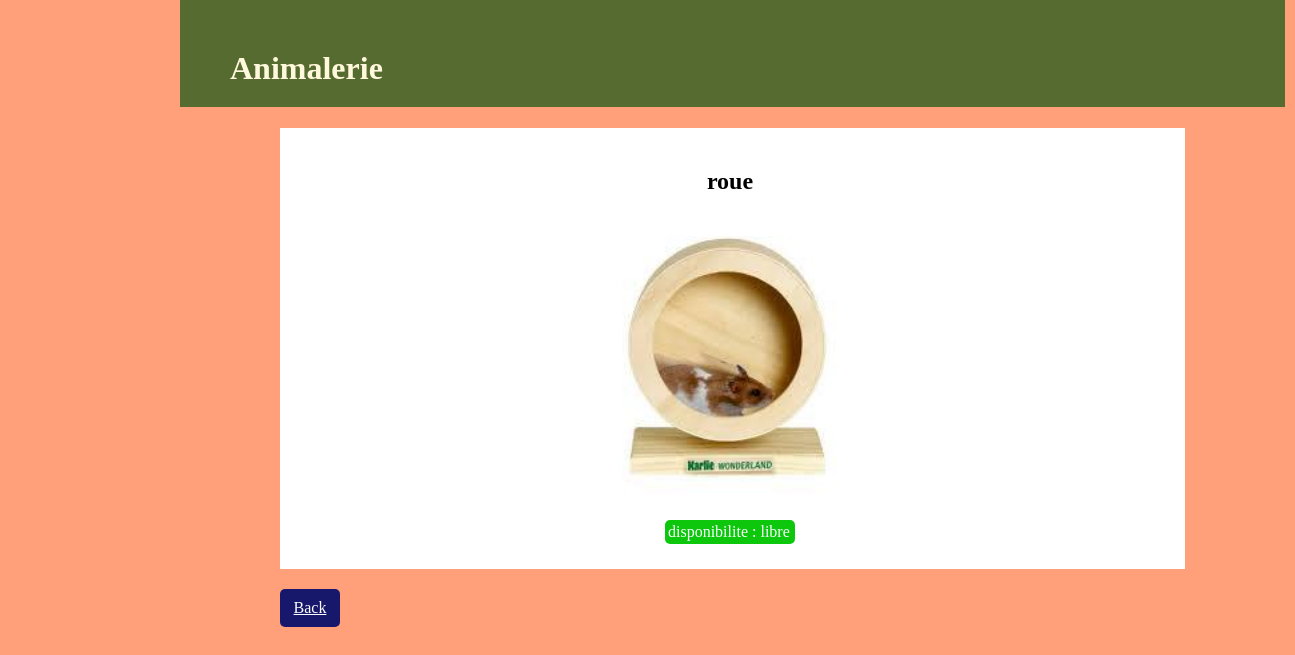
Page /equipement/roue/ on the committed database.
### blog/models.py (models this page shows, shortened)
class Equipement(models.Model):
    id_equip = models.CharField(max_length=100, primary_key=True)
    disponibilite = models.CharField(max_length=20)
    photo = models.CharField(max_length=200)

### blog/views.py (the view)
# urls.py: path('equipement/<str:id_equip>/', views.equipement_detail, name='equipement_detail'),
def equipement_detail(request, id_equip):
    equipement = get_object_or_404(Equipement, id_equip=id_equip)
    animaux = Animal.objects.all()
    for animal in animaux:
        if animal.lieu == equipement:
            return render(request, 'blog/equipement_detail.html', {"equipement": equipement, "animal": animal})
    return render(request, 'blog/equipement_detail.html', {"equipement": equipement})

### blog/templates/blog/equipement_detail.html
{% extends 'blog/base.html' %}
{% load static %}
{% block content %}
<div class="animal">
    <h2 class='titre_animal'>{{ equipement.id_equip }}</h2>
    <div class="photo_detail">
        <img src="/{{equipement.photo}}" width="300" height="300">
    </div>
    {% if equipement.disponibilite == 'libre' %}
    <div class="Disponibilité_libre_bis"> disponibilite : {{ equipement.disponibilite}}</div>
    {% else %}
    <div class="Disponibilité_occupe_bis"> disponibilite : {{ equipement.disponibilite}}</div>
    <div class="occupant"> par {{ animal }} </div>
    {% endif %}
</div>
<div class='back_bis'><a href="{% url 'animal_list' %}">Back</a></div>
{% endblock %}

### blog/static/css/blog.css (style rules this page uses)
body { width: 90%; max-width: 1100px; margin: 0 180px; background-color: rgb(255,160,122); }
h2 { text-align: center; }
a { color: #fafdfd; }
.animal { display: grid; grid-template-columns: 300px 300px 300px; padding: 20px 0; margin: 0px 100px; background-color: rgb(255, 255, 255); width: 905px }
.titre_animal { grid-column: 2; grid-row: 1; text-align: center; }
.photo_detail { grid-column: 2; grid-row: 3; }
.Disponibilité_libre_bis { border-radius: 5px; background-color: rgb(13, 199, 13); color: #fafdfd; grid-column: 2; grid-row: 6; margin: 5px 85px; padding: 3px; }
.back_bis { border-radius: 5px; border-color: rgb(255, 255, 255); padding: 10px 5px; margin: 20px 100px; background-color: rgb(23, 23, 107); width: 50; text-align: center; }

### rows in the picture
Equipement: id_equip "roue", photo (picture), disponibilite "libre"
